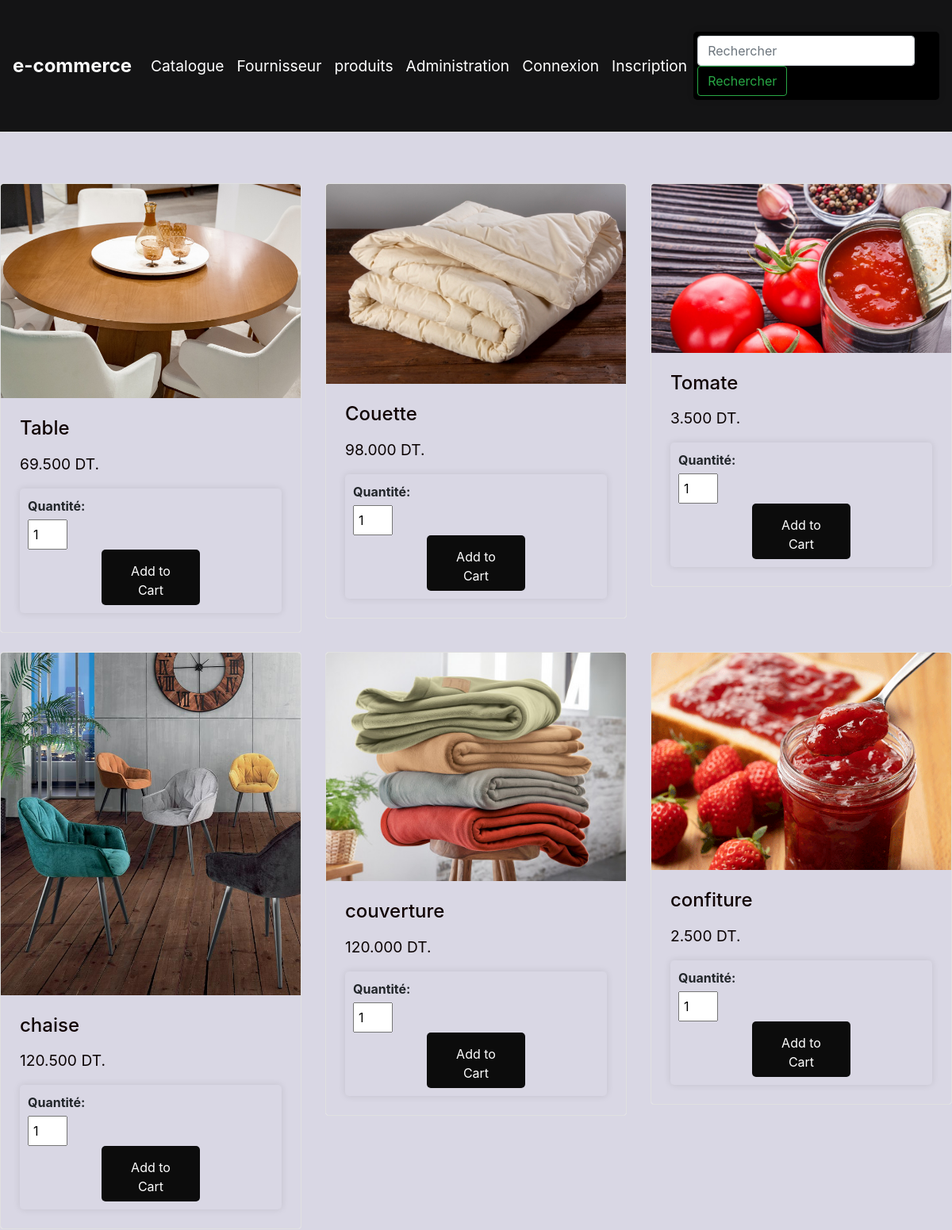
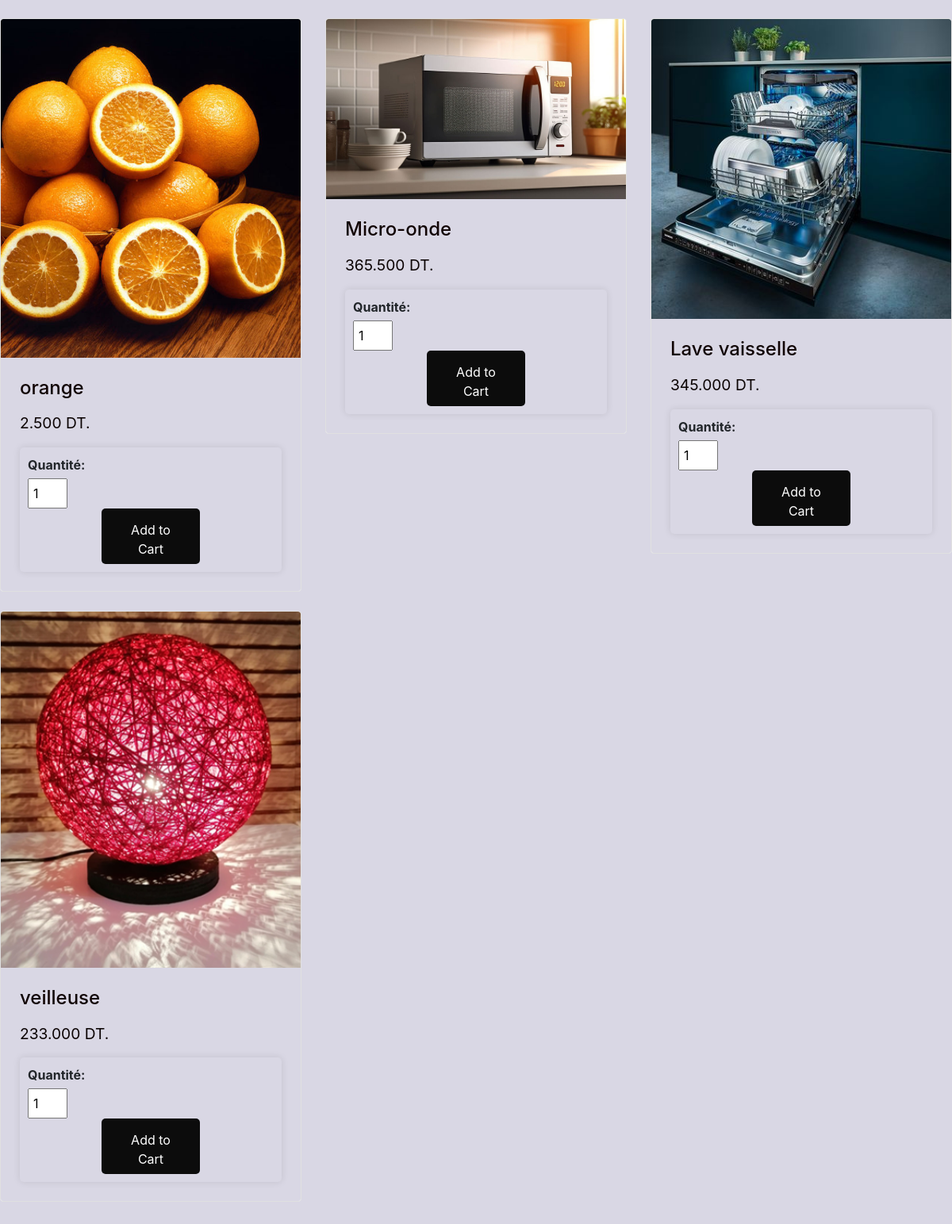
Screenshot of /magasin/vitrine/ with the database file from the repository (2 pictures, top to bottom).
### magasin/models.py (models this page shows, shortened)
class Produits(models.Model):
    libelle = models.CharField(max_length=100)
    description = models.TextField()
    prix = models.DecimalField(max_digits=10, decimal_places=3)
    TYPE_CHOICES = [
        ('em', 'emballé'),
        ('fr', 'Frais'),
        ('cs', 'Conserve')
    ]
    type = models.CharField(max_length=2, choices=TYPE_CHOICES, default='em')
    img = models.ImageField(blank='True')
    categorie = models.ForeignKey(Categorie, on_delete=models.CASCADE, null=True)
    Fournisseur = models.ForeignKey(Fournisseur, on_delete=models.CASCADE, null=True)

### magasin/views.py (the view)
# urls.py: path('vitrine/', views.vitrine, name='vitrine'),
def vitrine(request):
    produits = Produits.objects.all()
    return render(request, 'magasin/vitrine.html', {'produits': produits})

### magasin/templates/magasin/vitrine.html (shortened to what this page needs)
{% extends 'magasin/base.html' %}
{% block body %}
<div class="container">
    <div class="row">
        {% for produit in produits %}
        <div class="col-md-4 mb-4">
            <div class="card">
                <img src="{{ produit.img.url }}" class="card-img-top" alt="{{ produit.libelle }}">
                <div class="card-body">
                    <h5 class="card-title">{{ produit.libelle }}</h5>
                    <p class="card-text">{{ produit.prix }} DT.</p>
                    <form method="post" action="{% url 'magasin:add_to_cart' produit.id %}" class="cart-form">
                        <label for="quantity">Quantité:</label>
                        <input type="number" id="quantity" name="quantity" min="1" value="1" class="quantity-input">
                        <button type="submit" class="btn btn-primary add-to-cart-btn">Add to Cart</button>
                    </form>
                </div>
            </div>
        </div>
        {% empty %}
        <p>Aucun résultat trouvé.</p>
        {% endfor %}
    </div>
</div>
{% endblock %}

### magasin/templates/magasin/base.html (shortened to what this page needs)
<!DOCTYPE html>
<html>
<head>
    <link rel="stylesheet" href="https://stackpath.bootstrapcdn.com/bootstrap/4.5.0/css/bootstrap.min.css">
    <link rel="stylesheet" href="https://cdnjs.cloudflare.com/ajax/libs/font-awesome/5.15.4/css/all.min.css">
    {% load static %}
    <link rel='stylesheet' type='text/css' media='screen' href="{% static 'css/vitrine.css'%}">
    <link rel='stylesheet' type='text/css' media='screen' href="{% static 'css/styles.css'%}">
	<link rel='stylesheet' type='text/css' media='screen' href="{% static 'css/nav.css'%}">
    <link rel='stylesheet' type='text/css' media='screen' href="{% static 'css/list.css'%}">
    <link rel='stylesheet' type='text/css' media='screen' href="{% static 'css/viewcart.css'%}">
    <link rel='stylesheet' type='text/css' media='screen' href="{% static 'css/order.css'%}">
</head>
<body>
    {% include 'navbar.html' %}
    <div class="container">
        {% block body %} {% endblock %}
    </div>
</body>
</html>

### magasin/templates/navbar.html (shortened to what this page needs)
<nav class="navbar navbar-expand-lg navbar-light navbar-custom">
  <div class="container">
      <a class="navbar-brand" href="#">e-commerce</a>
      <div class="collapse navbar-collapse" id="navbarNav">
        <ul class="navbar-nav ml-auto">
          <li class="nav-item">
            <a class="nav-link" href="{% url 'magasin:vitrine' %}">Catalogue</a>
          </li>
          <li class="nav-item">
            <a class="nav-link" href={% url 'magasin:listFournisseur' %}>Fournisseur</a>
          </li>
          <li class="nav-item">
            <a class="nav-link" href="{% url 'magasin:listProduit' %}">produits</a>
          </li>
          <li class="nav-item">
            <a class="nav-link" href="{% url 'admin:login' %}?next=/admin/">Administration</a>
          </li>
        </ul>
        <ul class="navbar-nav ml-auto">
          {% if user.is_authenticated %}
          <li class="nav-item active">
          <a class="nav-link" href="#">{{user}},</a>
          </li>
          <li class="nav-item active">
          <a class="nav-link" href="#">Déconnexion</a>
          </li>
          {% else %}
<li class="nav-item active">
<a class="nav-link" href="#">Connexion</a>
</li>
<li class="nav-item active">
<a class="nav-link"  href="{% url 'magasin:register' %}">Inscription</a>
</li>
{% endif %}
</ul>
        <form class="form-inline my-2 my-lg-0" style="background-color: black;" action="{% url 'magasin:search' %}" method="POST">
          <input class="form-control mr-sm-2" type="search"  placeholder="Rechercher" aria-label="Rechercher" name="search" >
          <button class="btn btn-outline-success my-2 my-sm-0" type="submit">Rechercher</button>
      </form>
      </div>
    </div>
  </nav>

### magasin/static/css/vitrine.css (style rules this page uses)
body { background-color:#d9d7e4; }
.container { max-width: 1200px; margin: 0 auto; padding: 2rem 0; }
.row { display: flex; flex-wrap: wrap; margin-right: -15px; margin-left: -15px; }
.col-md-4 { flex: 0 0 33.333333%; max-width: 33.333333%; padding: 0 15px; }
.card { border: 1px solid #e0e0e0; border-radius: 4px; overflow: hidden; transition: transform .3s; }
.card-img-top { width: 100%; }
.card-body { padding: 1.5rem; background-color:#d9d7e4; }
.card-title { margin-bottom: 1rem; font-size: 1.5rem; font-weight: 500; color: #100303; }
.card-text { margin-bottom: 1rem; font-size: 1.2rem; color: #0b0303; }
.col-md-4 { margin-bottom: 50px; }
.cart-form { background-color: #d9d7e4; padding: 10px; }
.quantity-input { width: 50px; padding: 5px; }
.add-to-cart-btn { background-color: #0c0c0c; color: #ffffff; border: none; padding: 10px 20px; cursor: pointer; border-radius: 5px; height: 70px; margin-top: 10px; }

### magasin/static/css/styles.css (style rules this page uses)
form { max-width: 600px; margin: 0 auto; padding: 20px; background-color: #f9f9f9; border-radius: 5px; box-shadow: 0 0 10px rgba(0, 0, 0, 0.1); }
form label { display: block; margin-bottom: 5px; font-weight: bold; }

### magasin/static/css/nav.css (style rules this page uses)
.navbar { border-bottom: 1px solid #e0e0e0; box-shadow: 0 2px 4px rgba(232, 230, 230, 0.1); }
.navbar-custom { background-color: #141415; }
.navbar-brand { font-size: 1.5rem; font-weight: bold; color: #ffffff !important; }
.navbar-nav .nav-link { font-size: 1.2rem; color: #ffffff !important; transition: color 0.3s ease; }
.form-inline { display: flex; align-items: center; padding: 5px; }
.form-control { border: 1px solid #ced4da; border-radius: 0.25rem; padding: 0.375rem 0.75rem; }
.btn { border-radius: 0.25rem; padding: 0.375rem 0.75rem; transition: background-color 0.3s ease-in-out, color 0.3s ease-in-out; }

### magasin/static/css/order.css (style rules this page uses)
.btn-primary { background-color: #0c0c0c; color: #fff; padding: 15px 30px; border: none; border-radius: 5px; text-decoration: none; text-align: center; width: 40%; display: block; margin: 0 auto; }

### rows the page displays
Produits: img (picture), libelle "Table", prix "69.500"
Produits: img (picture), libelle "Couette", prix "98.000"
Produits: img (picture), libelle "Tomate", prix "3.500"
Produits: img (picture), libelle "chaise", prix "120.500"
Produits: img (picture), libelle "couverture", prix "120.000"
Produits: img (picture), libelle "confiture", prix "2.500"
Produits: img (picture), libelle "orange", prix "2.500"
Produits: img (picture), libelle "Micro-onde", prix "365.500"
Produits: img (picture), libelle "Lave vaisselle", prix "345.000"
Produits: img (picture), libelle "veilleuse", prix "233.000"
